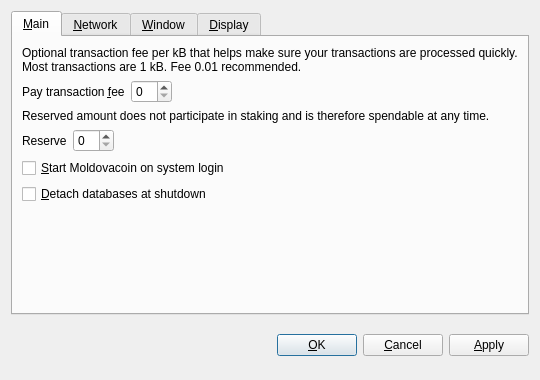
<?xml version="1.0" encoding="UTF-8"?>
<ui version="4.0">
 <class>OptionsDialog</class>
 <widget class="QDialog" name="OptionsDialog">
  <property name="geometry">
   <rect>
    <x>0</x>
    <y>0</y>
    <width>540</width>
    <height>380</height>
   </rect>
  </property>
  <property name="windowTitle">
   <string>Options</string>
  </property>
  <property name="modal">
   <bool>true</bool>
  </property>
  <layout class="QVBoxLayout" name="verticalLayout">
   <item>
    <widget class="QTabWidget" name="tabWidget">
     <property name="tabPosition">
      <enum>QTabWidget::North</enum>
     </property>
     <property name="currentIndex">
      <number>0</number>
     </property>
     <widget class="QWidget" name="tabMain">
      <attribute name="title">
       <string>&amp;Main</string>
      </attribute>
      <layout class="QVBoxLayout" name="verticalLayout_Main">
       <item>
        <widget class="QLabel" name="transactionFeeInfoLabel">
         <property name="text">
          <string>Optional transaction fee per kB that helps make sure your transactions are processed quickly. Most transactions are 1 kB. Fee 0.01 recommended.</string>
         </property>
         <property name="textFormat">
          <enum>Qt::PlainText</enum>
         </property>
         <property name="wordWrap">
          <bool>true</bool>
         </property>
        </widget>
       </item>
       <item>
        <layout class="QHBoxLayout" name="horizontalLayoutFee">
         <item>
          <widget class="QLabel" name="transactionFeeLabel">
           <property name="text">
            <string>Pay transaction &amp;fee</string>
           </property>
           <property name="textFormat">
            <enum>Qt::PlainText</enum>
           </property>
           <property name="buddy">
            <cstring>transactionFee</cstring>
           </property>
          </widget>
         </item>
         <item>
          <widget class="BitcoinAmountField" name="transactionFee"/>
         </item>
         <item>
          <spacer name="horizontalSpacerFee">
           <property name="orientation">
            <enum>Qt::Horizontal</enum>
           </property>
           <property name="sizeHint" stdset="0">
            <size>
             <width>40</width>
             <height>20</height>
            </size>
           </property>
          </spacer>
         </item>
        </layout>
       </item>
       <item>
        <widget class="QLabel" name="reserveBalanceInfoLabel">
         <property name="text">
          <string>Reserved amount does not participate in staking and is therefore spendable at any time.</string>
         </property>
         <property name="textFormat">
          <enum>Qt::PlainText</enum>
         </property>
         <property name="wordWrap">
          <bool>true</bool>
         </property>
        </widget>
       </item>
       <item>
        <layout class="QHBoxLayout" name="horizontalLayoutReserveBalance">
         <item>
          <widget class="QLabel" name="reserveBalanceLabel">
           <property name="text">
            <string>Reserve</string>
           </property>
           <property name="textFormat">
            <enum>Qt::PlainText</enum>
           </property>
           <property name="buddy">
            <cstring>reserveBalance</cstring>
           </property>
          </widget>
         </item>
         <item>
          <widget class="BitcoinAmountField" name="reserveBalance"/>
         </item>
         <item>
          <spacer name="horizontalSpacerReserveBalance">
           <property name="orientation">
            <enum>Qt::Horizontal</enum>
           </property>
           <property name="sizeHint" stdset="0">
            <size>
             <width>40</width>
             <height>20</height>
            </size>
           </property>
          </spacer>
         </item>
        </layout>
       </item>
       <item>
        <widget class="QCheckBox" name="bitcoinAtStartup">
         <property name="toolTip">
          <string>Automatically start Moldovacoin after logging in to the system.</string>
         </property>
         <property name="text">
          <string>&amp;Start Moldovacoin on system login</string>
         </property>
        </widget>
       </item>
       <item>
        <widget class="QCheckBox" name="detachDatabases">
         <property name="toolTip">
          <string>Detach block and address databases at shutdown. This means they can be moved to another data directory, but it slows down shutdown. The wallet is always detached.</string>
         </property>
         <property name="text">
          <string>&amp;Detach databases at shutdown</string>
         </property>
        </widget>
       </item>
       <item>
        <spacer name="verticalSpacer_Main">
         <property name="orientation">
          <enum>Qt::Vertical</enum>
         </property>
         <property name="sizeHint" stdset="0">
          <size>
           <width>20</width>
           <height>40</height>
          </size>
         </property>
        </spacer>
       </item>
      </layout>
     </widget>
     <widget class="QWidget" name="tabNetwork">
      <attribute name="title">
       <string>&amp;Network</string>
      </attribute>
      <layout class="QVBoxLayout" name="verticalLayout_Network">
       <item>
        <widget class="QCheckBox" name="mapPortUpnp">
         <property name="toolTip">
          <string>Automatically open the Moldovacoin client port on the router. This only works when your router supports UPnP and it is enabled.</string>
         </property>
         <property name="text">
          <string>Map port using &amp;UPnP</string>
         </property>
        </widget>
       </item>
       <item>
        <widget class="QCheckBox" name="connectSocks">
         <property name="toolTip">
          <string>Connect to the Moldovacoin network through a SOCKS proxy (e.g. when connecting through Tor).</string>
         </property>
         <property name="text">
          <string>&amp;Connect through SOCKS proxy:</string>
         </property>
        </widget>
       </item>
       <item>
        <layout class="QHBoxLayout" name="horizontalLayout_Network">
         <item>
          <widget class="QLabel" name="proxyIpLabel">
           <property name="text">
            <string>Proxy &amp;IP:</string>
           </property>
           <property name="textFormat">
            <enum>Qt::PlainText</enum>
           </property>
           <property name="buddy">
            <cstring>proxyIp</cstring>
           </property>
          </widget>
         </item>
         <item>
          <widget class="QValidatedLineEdit" name="proxyIp">
           <property name="maximumSize">
            <size>
             <width>140</width>
             <height>16777215</height>
            </size>
           </property>
           <property name="toolTip">
            <string>IP address of the proxy (e.g. 127.0.0.1)</string>
           </property>
          </widget>
         </item>
         <item>
          <widget class="QLabel" name="proxyPortLabel">
           <property name="text">
            <string>&amp;Port:</string>
           </property>
           <property name="textFormat">
            <enum>Qt::PlainText</enum>
           </property>
           <property name="buddy">
            <cstring>proxyPort</cstring>
           </property>
          </widget>
         </item>
         <item>
          <widget class="QLineEdit" name="proxyPort">
           <property name="maximumSize">
            <size>
             <width>55</width>
             <height>16777215</height>
            </size>
           </property>
           <property name="toolTip">
            <string>Port of the proxy (e.g. 9050)</string>
           </property>
          </widget>
         </item>
         <item>
          <widget class="QLabel" name="socksVersionLabel">
           <property name="text">
            <string>SOCKS &amp;Version:</string>
           </property>
           <property name="textFormat">
            <enum>Qt::PlainText</enum>
           </property>
           <property name="buddy">
            <cstring>socksVersion</cstring>
           </property>
          </widget>
         </item>
         <item>
          <widget class="QValueComboBox" name="socksVersion">
           <property name="toolTip">
            <string>SOCKS version of the proxy (e.g. 5)</string>
           </property>
          </widget>
         </item>
         <item>
          <spacer name="horizontalSpacer_Network">
           <property name="orientation">
            <enum>Qt::Horizontal</enum>
           </property>
           <property name="sizeHint" stdset="0">
            <size>
             <width>40</width>
             <height>20</height>
            </size>
           </property>
          </spacer>
         </item>
        </layout>
       </item>
       <item>
        <spacer name="verticalSpacer_Network">
         <property name="orientation">
          <enum>Qt::Vertical</enum>
         </property>
         <property name="sizeHint" stdset="0">
          <size>
           <width>20</width>
           <height>40</height>
          </size>
         </property>
        </spacer>
       </item>
      </layout>
     </widget>
     <widget class="QWidget" name="tabWindow">
      <attribute name="title">
       <string>&amp;Window</string>
      </attribute>
      <layout class="QVBoxLayout" name="verticalLayout_Window">
       <item>
        <widget class="QCheckBox" name="minimizeToTray">
         <property name="toolTip">
          <string>Show only a tray icon after minimizing the window.</string>
         </property>
         <property name="text">
          <string>&amp;Minimize to the tray instead of the taskbar</string>
         </property>
        </widget>
       </item>
       <item>
        <widget class="QCheckBox" name="minimizeOnClose">
         <property name="toolTip">
          <string>Minimize instead of exit the application when the window is closed. When this option is enabled, the application will be closed only after selecting Quit in the menu.</string>
         </property>
         <property name="text">
          <string>M&amp;inimize on close</string>
         </property>
        </widget>
       </item>
       <item>
        <spacer name="verticalSpacer_Window">
         <property name="orientation">
          <enum>Qt::Vertical</enum>
         </property>
         <property name="sizeHint" stdset="0">
          <size>
           <width>20</width>
           <height>40</height>
          </size>
         </property>
        </spacer>
       </item>
      </layout>
     </widget>
     <widget class="QWidget" name="tabDisplay">
      <attribute name="title">
       <string>&amp;Display</string>
      </attribute>
      <layout class="QVBoxLayout" name="verticalLayout_Display">
       <item>
        <layout class="QHBoxLayout" name="horizontalLayout_1_Display">
         <item>
          <widget class="QLabel" name="langLabel">
           <property name="text">
            <string>User Interface &amp;language:</string>
           </property>
           <property name="textFormat">
            <enum>Qt::PlainText</enum>
           </property>
           <property name="buddy">
            <cstring>lang</cstring>
           </property>
          </widget>
         </item>
         <item>
          <widget class="QValueComboBox" name="lang">
           <property name="toolTip">
            <string>The user interface language can be set here. This setting will take effect after restarting Moldovacoin.</string>
           </property>
          </widget>
         </item>
        </layout>
       </item>
       <item>
        <layout class="QHBoxLayout" name="horizontalLayout_2_Display">
         <item>
          <widget class="QLabel" name="unitLabel">
           <property name="text">
            <string>&amp;Unit to show amounts in:</string>
           </property>
           <property name="textFormat">
            <enum>Qt::PlainText</enum>
           </property>
           <property name="buddy">
            <cstring>unit</cstring>
           </property>
          </widget>
         </item>
         <item>
          <widget class="QValueComboBox" name="unit">
           <property name="toolTip">
            <string>Choose the default subdivision unit to show in the interface and when sending coins.</string>
           </property>
          </widget>
         </item>
        </layout>
       </item>
        <item>
        <widget class="QCheckBox" name="useMoldovacoinTheme">
         <property name="text">
          <string>Use Moldovacoin visual theme (requires restart)</string>
         </property>
        </widget>
       </item>
       <item>
        <widget class="QCheckBox" name="displayAddresses">
         <property name="toolTip">
          <string>Whether to show Moldovacoin addresses in the transaction list or not.</string>
         </property>
         <property name="text">
          <string>&amp;Display addresses in transaction list</string>
         </property>
        </widget>
       </item>
       <item>
        <widget class="QCheckBox" name="coinControlFeatures">
         <property name="toolTip">
          <string>Whether to show coin control features or not.</string>
         </property>
         <property name="text">
          <string>Display coin &amp;control features (experts only!)</string>
         </property>
        </widget>
       </item>
       <item>
        <spacer name="verticalSpacer_Display">
         <property name="orientation">
          <enum>Qt::Vertical</enum>
         </property>
         <property name="sizeHint" stdset="0">
          <size>
           <width>20</width>
           <height>40</height>
          </size>
         </property>
        </spacer>
       </item>
      </layout>
     </widget>
    </widget>
   </item>
   <item>
    <layout class="QHBoxLayout" name="horizontalLayout_Buttons">
     <item>
      <spacer name="horizontalSpacer_1">
       <property name="orientation">
        <enum>Qt::Horizontal</enum>
       </property>
       <property name="sizeHint" stdset="0">
        <size>
         <width>40</width>
         <height>48</height>
        </size>
       </property>
      </spacer>
     </item>
     <item>
      <widget class="QLabel" name="statusLabel">
       <property name="font">
        <font>
         <weight>75</weight>
         <bold>true</bold>
        </font>
       </property>
       <property name="text">
        <string/>
       </property>
       <property name="textFormat">
        <enum>Qt::PlainText</enum>
       </property>
       <property name="wordWrap">
        <bool>true</bool>
       </property>
      </widget>
     </item>
     <item>
      <spacer name="horizontalSpacer_2">
       <property name="orientation">
        <enum>Qt::Horizontal</enum>
       </property>
       <property name="sizeHint" stdset="0">
        <size>
         <width>40</width>
         <height>48</height>
        </size>
       </property>
      </spacer>
     </item>
     <item>
      <widget class="QPushButton" name="okButton">
       <property name="text">
        <string>&amp;OK</string>
       </property>
      </widget>
     </item>
     <item>
      <widget class="QPushButton" name="cancelButton">
       <property name="text">
        <string>&amp;Cancel</string>
       </property>
       <property name="autoDefault">
        <bool>false</bool>
       </property>
      </widget>
     </item>
     <item>
      <widget class="QPushButton" name="applyButton">
       <property name="text">
        <string>&amp;Apply</string>
       </property>
       <property name="autoDefault">
        <bool>false</bool>
       </property>
      </widget>
     </item>
    </layout>
   </item>
  </layout>
 </widget>
 <customwidgets>
  <customwidget>
   <class>BitcoinAmountField</class>
   <extends>QSpinBox</extends>
   <header>bitcoinamountfield.h</header>
  </customwidget>
  <customwidget>
   <class>QValueComboBox</class>
   <extends>QComboBox</extends>
   <header>qvaluecombobox.h</header>
  </customwidget>
  <customwidget>
   <class>QValidatedLineEdit</class>
   <extends>QLineEdit</extends>
   <header>qvalidatedlineedit.h</header>
  </customwidget>
 </customwidgets>
 <resources/>
 <connections/>
</ui>
